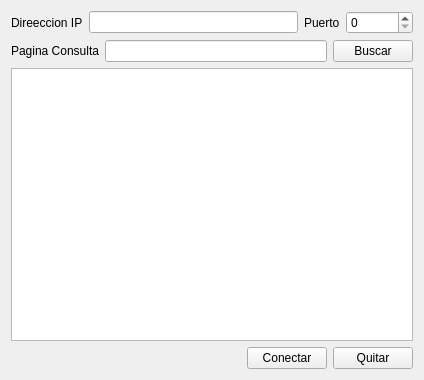
<?xml version="1.0" encoding="UTF-8"?>
<ui version="4.0">
 <class>Widget</class>
 <widget class="QWidget" name="Widget">
  <property name="geometry">
   <rect>
    <x>0</x>
    <y>0</y>
    <width>424</width>
    <height>380</height>
   </rect>
  </property>
  <property name="windowTitle">
   <string>Widget</string>
  </property>
  <layout class="QGridLayout" name="gridLayout">
   <item row="3" column="0">
    <layout class="QHBoxLayout" name="horizontalLayout_3">
     <item>
      <spacer name="horizontalSpacer">
       <property name="orientation">
        <enum>Qt::Horizontal</enum>
       </property>
       <property name="sizeHint" stdset="0">
        <size>
         <width>40</width>
         <height>20</height>
        </size>
       </property>
      </spacer>
     </item>
     <item>
      <widget class="QPushButton" name="conectar">
       <property name="text">
        <string>Conectar</string>
       </property>
      </widget>
     </item>
     <item>
      <widget class="QPushButton" name="Quitar">
       <property name="text">
        <string>Quitar</string>
       </property>
      </widget>
     </item>
    </layout>
   </item>
   <item row="0" column="0">
    <layout class="QHBoxLayout" name="horizontalLayout">
     <item>
      <widget class="QLabel" name="label">
       <property name="text">
        <string>Direeccion IP</string>
       </property>
      </widget>
     </item>
     <item>
      <widget class="QLineEdit" name="server"/>
     </item>
     <item>
      <widget class="QLabel" name="label_2">
       <property name="text">
        <string>Puerto</string>
       </property>
      </widget>
     </item>
     <item>
      <widget class="QSpinBox" name="puerto">
       <property name="maximum">
        <number>999999999</number>
       </property>
      </widget>
     </item>
    </layout>
   </item>
   <item row="1" column="0">
    <layout class="QHBoxLayout" name="horizontalLayout_2">
     <item>
      <widget class="QLabel" name="label_3">
       <property name="text">
        <string>Pagina Consulta</string>
       </property>
      </widget>
     </item>
     <item>
      <widget class="QLineEdit" name="pagina"/>
     </item>
     <item>
      <widget class="QPushButton" name="buscar">
       <property name="text">
        <string>Buscar</string>
       </property>
      </widget>
     </item>
    </layout>
   </item>
   <item row="2" column="0">
    <widget class="QListWidget" name="pantalla"/>
   </item>
  </layout>
 </widget>
 <layoutdefault spacing="6" margin="11"/>
 <resources/>
 <connections/>
</ui>
